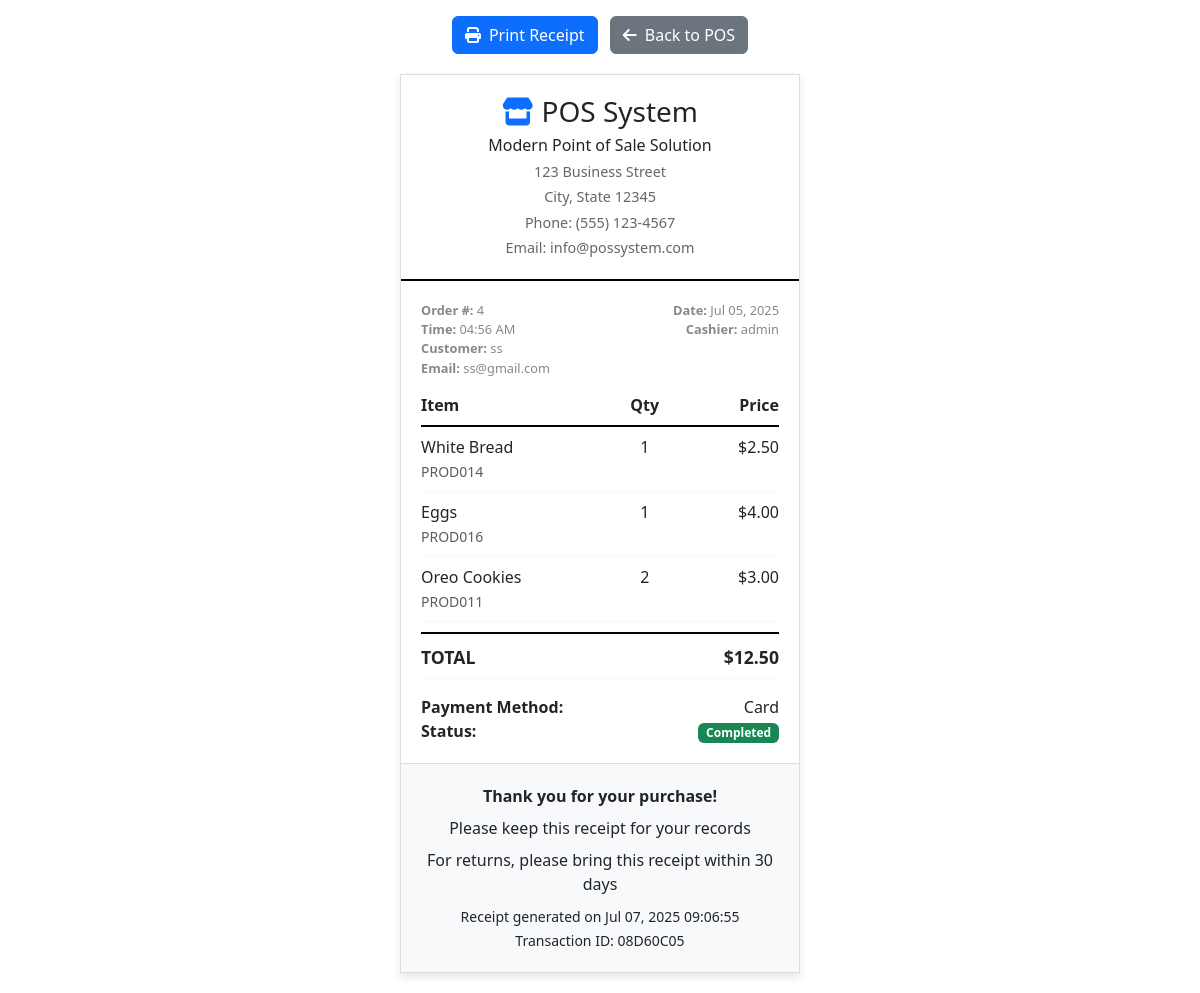
/user/receipt.php?order_id=4 (signed in), run on the app's committed database.
### tables this page shows
CREATE TABLE IF NOT EXISTS `orders` (
  `id` int(11) NOT NULL AUTO_INCREMENT,
  `customer_name` varchar(100) DEFAULT NULL,
  `customer_email` varchar(100) DEFAULT NULL,
  `total_amount` decimal(10,2) NOT NULL,
  `subtotal` decimal(10,2) DEFAULT '0.00',
  `tax_amount` decimal(10,2) DEFAULT '0.00',
  `discount_amount` decimal(10,2) DEFAULT '0.00',
  `journal_entry_id` int(11) DEFAULT NULL,
  `status` enum('pending','completed','cancelled') DEFAULT 'pending',
  `payment_method` varchar(50) DEFAULT NULL,
  `created_at` timestamp NULL DEFAULT CURRENT_TIMESTAMP,
  `updated_at` timestamp NULL DEFAULT CURRENT_TIMESTAMP ON UPDATE CURRENT_TIMESTAMP,
  PRIMARY KEY (`id`)
);

CREATE TABLE IF NOT EXISTS `order_items` (
  `id` int(11) NOT NULL AUTO_INCREMENT,
  `order_id` int(11) DEFAULT NULL,
  `product_id` int(11) DEFAULT NULL,
  `quantity` int(11) NOT NULL,
  `price` decimal(10,2) NOT NULL,
  `cost_price` decimal(10,2) DEFAULT '0.00',
  `profit_margin` decimal(10,2) DEFAULT '0.00',
  PRIMARY KEY (`id`),
  KEY `order_id` (`order_id`),
  KEY `product_id` (`product_id`)
);

CREATE TABLE IF NOT EXISTS `products` (
  `id` int(11) NOT NULL AUTO_INCREMENT,
  `product_code` varchar(50) DEFAULT NULL,
  `barcode` varchar(100) DEFAULT NULL,
  `qr_code` varchar(255) DEFAULT NULL,
  `name` varchar(100) NOT NULL,
  `description` text,
  `price` decimal(10,2) NOT NULL,
  `discount_price` decimal(10,2) DEFAULT NULL,
  `stock_quantity` int(11) DEFAULT '0',
  `category` varchar(50) DEFAULT NULL,
  `image_path` varchar(255) DEFAULT NULL,
  `created_at` timestamp NULL DEFAULT CURRENT_TIMESTAMP,
  `updated_at` timestamp NULL DEFAULT CURRENT_TIMESTAMP ON UPDATE CURRENT_TIMESTAMP,
  PRIMARY KEY (`id`),
  UNIQUE KEY `product_code` (`product_code`),
  UNIQUE KEY `barcode` (`barcode`),
  UNIQUE KEY `qr_code` (`qr_code`)
);

### user/receipt.php (the view, shortened to what this page needs)
<?php
$pdo = getDBConnection();
$order_id = isset($_GET['order_id']) ? (int)$_GET['order_id'] : 0;
$stmt = $pdo->prepare("
    SELECT * FROM orders WHERE id = ?
");
$stmt->execute([$order_id]);
$order = $stmt->fetch(PDO::FETCH_ASSOC);
$stmt = $pdo->prepare("
    SELECT oi.*, p.name AS product_name, p.product_code
    FROM order_items oi
    JOIN products p ON oi.product_id = p.id
    WHERE oi.order_id = ?
");
$stmt->execute([$order_id]);
$order_items = $stmt->fetchAll(PDO::FETCH_ASSOC);
?>
<!DOCTYPE html>
<html lang="en">
<head>
      <link href="https://cdn.jsdelivr.net/npm/bootstrap@5.3.0/dist/css/bootstrap.min.css" rel="stylesheet">
      <link rel="stylesheet" href="https://cdnjs.cloudflare.com/ajax/libs/font-awesome/6.4.0/css/all.min.css">
      <link rel="stylesheet" href="../assets/css/user-receipt.css">
</head>
<body>
      <div class="no-print text-center mt-3">
            <button class="btn btn-primary" onclick="window.print()">
                  <i class="fas fa-print me-2"></i>Print Receipt
            </button>
            <a href="pos.php" class="btn btn-secondary ms-2">
                  <i class="fas fa-arrow-left me-2"></i>Back to POS
            </a>
      </div>
      <div class="receipt-container">
            <div class="receipt-header">
                  <h3 class="mb-1">
                        <i class="fas fa-store text-primary me-2"></i>POS System
                  </h3>
                  <p class="mb-1">Modern Point of Sale Solution</p>
                  <div class="store-info">
                        <p class="mb-1">123 Business Street</p>
                        <p class="mb-1">City, State 12345</p>
                        <p class="mb-1">Phone: (555) 123-4567</p>
                        <p class="mb-0">Email: info@possystem.com</p>
                  </div>
            </div>
            <div class="receipt-body">
                  <div class="order-info">
                        <div class="row">
                              <div class="col-6">
                                    <strong>Order #:</strong> <?php echo $order_id; ?>
                              </div>
                              <div class="col-6 text-end">
                                    <strong>Date:</strong> <?php echo date('M d, Y', strtotime($order['created_at'])); ?>
                              </div>
                        </div>
                        <div class="row">
                              <div class="col-6">
                                    <strong>Time:</strong> <?php echo date('H:i A', strtotime($order['created_at'])); ?>
                              </div>
                              <div class="col-6 text-end">
                                    <strong>Cashier:</strong> <?php echo htmlspecialchars($_SESSION['username']); ?>
                              </div>
                        </div>
                        <?php if ($order['customer_name']): ?>
                              <div class="row">
                                    <div class="col-12">
                                          <strong>Customer:</strong> <?php echo htmlspecialchars($order['customer_name']); ?>
                                    </div>
                              </div>
                        <?php endif; ?>
                        <?php if ($order['customer_email']): ?>
                              <div class="row">
                                    <div class="col-12">
                                          <strong>Email:</strong> <?php echo htmlspecialchars($order['customer_email']); ?>
                                    </div>
                              </div>
                        <?php endif; ?>
                  </div>
                  <div class="item-row" style="font-weight: bold; border-bottom: 2px solid #000;">
                        <div class="item-name">Item</div>
                        <div class="item-quantity">Qty</div>
                        <div class="item-price">Price</div>
                  </div>
                  <?php foreach ($order_items as $item): ?>
                        <div class="item-row">
                              <div class="item-name">
                                    <?php echo htmlspecialchars($item['product_name']); ?>
                                    <br>
                                    <small class="text-muted"><?php echo htmlspecialchars($item['product_code']); ?></small>
                              </div>
                              <div class="item-quantity">
                                    <?php echo $item['quantity']; ?>
                              </div>
                              <div class="item-price">
                                    $<?php echo number_format($item['price'], 2); ?>
                              </div>
                        </div>
                  <?php endforeach; ?>
                  <div class="item-row total-row">
                        <div class="item-name">TOTAL</div>
                        <div class="item-quantity"></div>
                        <div class="item-price">$<?php echo number_format($order['total_amount'], 2); ?></div>
                  </div>
                  <div class="mt-3">
                        <div class="row">
                              <div class="col-6">
                                    <strong>Payment Method:</strong>
                              </div>
                              <div class="col-6 text-end">
                                    <?php echo ucfirst($order['payment_method']); ?>
                              </div>
                        </div>
                        <div class="row">
                              <div class="col-6">
                                    <strong>Status:</strong>
                              </div>
                              <div class="col-6 text-end">
                                    <span class="badge bg-<?php echo $order['status'] === 'completed' ? 'success' : 'warning'; ?>">
                                          <?php echo ucfirst($order['status']); ?>
                                    </span>
                              </div>
                        </div>
                  </div>
            </div>
            <div class="receipt-footer">
                  <p class="mb-2"><strong>Thank you for your purchase!</strong></p>
                  <p class="mb-2">Please keep this receipt for your records</p>
                  <p class="mb-2">For returns, please bring this receipt within 30 days</p>
                  <p class="mb-0">
                        <small>
                              Receipt generated on <?php echo date('M d, Y H:i:s'); ?><br>
                              Transaction ID: <?php echo strtoupper(substr(md5($order_id . time()), 0, 8)); ?>
                        </small>
                  </p>
            </div>
      </div>
</body>
</html>

### assets/css/user-receipt.css (style rules this page uses)
.receipt-container { max-width: 400px; margin: 20px auto; border: 1px solid #ddd; box-shadow: 0 4px 8px rgba(0, 0, 0, 0.1); background: white; }
.receipt-header { text-align: center; padding: 20px; border-bottom: 2px solid #000; }
.receipt-body { padding: 20px; }
.receipt-footer { text-align: center; padding: 20px; border-top: 1px solid #ddd; background: #f8f9fa; }
.item-row { display: flex; justify-content: space-between; margin-bottom: 8px; padding-bottom: 8px; border-bottom: 1px dotted #eee; }
.item-name { flex: 2; }
.item-quantity { flex: 1; text-align: center; }
.item-price { flex: 1; text-align: right; }
.total-row { font-weight: bold; font-size: 1.1em; border-top: 2px solid #000; padding-top: 10px; margin-top: 10px; }
.store-info { font-size: 0.9em; color: #666; }
.order-info { font-size: 0.8em; color: #888; margin-bottom: 15px; }

### data on the page
orders: created_at "Jul 05, 2025", created_at "04:56 AM", customer_name "ss", customer_email "ss@gmail.com", total_amount "12.50", payment_method "Card", status "Completed"
order_items: product.name "White Bread", product.product_code "PROD014", quantity "1", price "2.50"
order_items: product.name "Eggs", product.product_code "PROD016", quantity "1", price "4.00"
order_items: product.name "Oreo Cookies", product.product_code "PROD011", quantity "2", price "3.00"

### other printed values
$order_id "4"
$_SESSION['username'] "admin"
